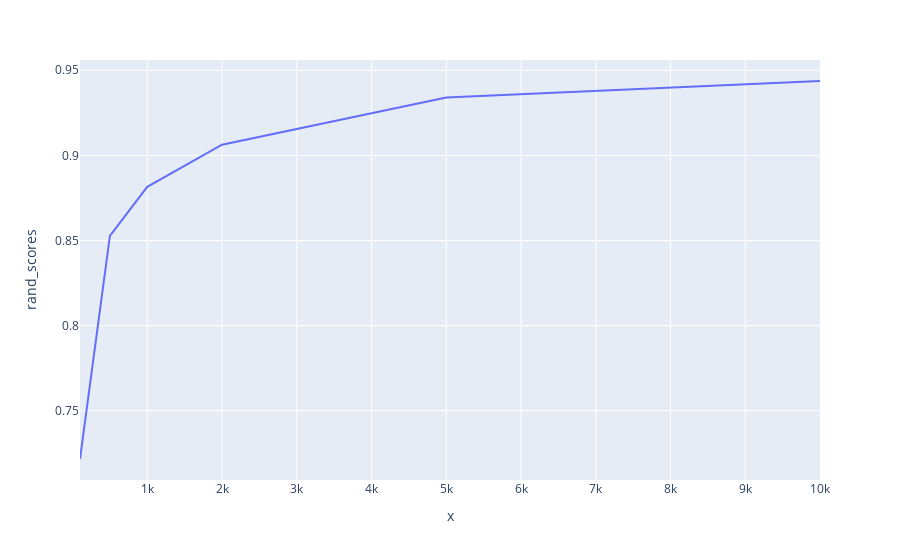

The cell this chart's notebook holds for it:
### Code cell
# Baseline: Random Sampling
rand_scores=[]
for _ in M:
    idxs = random.choices(range(len(X)),k=_)
    X_train=X[idxs]
    y_train=Y[idxs]
    knn_model = KNeighborsClassifier(n_neighbors=1)
    knn_model.fit(X_train,y_train)
    rand_scores.append(knn_model.score(X_test,y_test))
    
df= pd.DataFrame.from_dict({'rand_scores':rand_scores})
px.line(df,x=M,y='rand_scores')

### Figure 1 — Plotly figure (JSON) as saved in the notebook; plotly's stock layout.template omitted (floating-point values rounded to 4 significant figures)
{"data": [{"hovertemplate": "x=%{x}<br>rand_scores=%{y}<extra></extra>", "legendgroup": "", "line": {"color": "#636efa", "dash": "solid"}, "marker": {"symbol": "circle"}, "mode": "lines", "name": "", "orientation": "v", "showlegend": false, "type": "scatter", "x": [100, 500, 1000, 2000, 5000, 10000], "xaxis": "x", "y": [0.7216, 0.8527, 0.8815, 0.9063, 0.934, 0.9437], "yaxis": "y"}], "layout": {"legend": {"tracegroupgap": 0}, "margin": {"t": 60}, "xaxis": {"anchor": "y", "domain": [0, 1], "title": {"text": "x"}}, "yaxis": {"anchor": "x", "domain": [0, 1], "title": {"text": "rand_scores"}}}}
